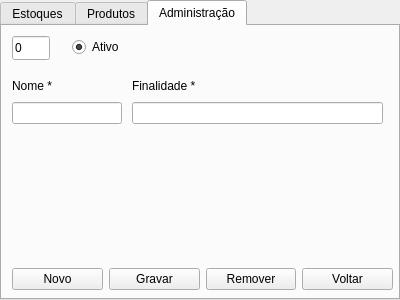
<?xml version="1.0" encoding="UTF-8"?>
<ui version="4.0">
 <class>administracao_estoque</class>
 <widget class="QMainWindow" name="administracao_estoque">
  <property name="geometry">
   <rect>
    <x>0</x>
    <y>0</y>
    <width>400</width>
    <height>300</height>
   </rect>
  </property>
  <property name="windowTitle">
   <string>Administração de estoque</string>
  </property>
  <widget class="QWidget" name="centralwidget">
   <widget class="QTabWidget" name="tabWidget">
    <property name="enabled">
     <bool>true</bool>
    </property>
    <property name="geometry">
     <rect>
      <x>0</x>
      <y>0</y>
      <width>400</width>
      <height>300</height>
     </rect>
    </property>
    <property name="currentIndex">
     <number>2</number>
    </property>
    <widget class="QWidget" name="lista_estoques">
     <attribute name="title">
      <string>Estoques</string>
     </attribute>
     <widget class="QTableWidget" name="tableWidget_estoque">
      <property name="geometry">
       <rect>
        <x>-2</x>
        <y>50</y>
        <width>400</width>
        <height>181</height>
       </rect>
      </property>
      <property name="columnCount">
       <number>7</number>
      </property>
      <column/>
      <column/>
      <column/>
      <column/>
      <column/>
      <column/>
      <column/>
     </widget>
     <widget class="QWidget" name="layoutWidget_12">
      <property name="geometry">
       <rect>
        <x>10</x>
        <y>240</y>
        <width>381</width>
        <height>26</height>
       </rect>
      </property>
      <layout class="QHBoxLayout" name="horizontalLayout_3">
       <item>
        <widget class="QPushButton" name="pushButton_novo_estoque_2">
         <property name="text">
          <string>Novo</string>
         </property>
        </widget>
       </item>
       <item>
        <widget class="QPushButton" name="pushButton_gravar_estoque_2">
         <property name="text">
          <string>Gravar</string>
         </property>
        </widget>
       </item>
       <item>
        <widget class="QPushButton" name="pushButton_remover_estoque_2">
         <property name="enabled">
          <bool>true</bool>
         </property>
         <property name="text">
          <string>Remover</string>
         </property>
        </widget>
       </item>
       <item>
        <widget class="QPushButton" name="pushButton_voltar_estoque_2">
         <property name="text">
          <string>Voltar</string>
         </property>
        </widget>
       </item>
      </layout>
     </widget>
     <widget class="QWidget" name="layoutWidget_2">
      <property name="geometry">
       <rect>
        <x>-2</x>
        <y>12</y>
        <width>397</width>
        <height>26</height>
       </rect>
      </property>
      <layout class="QHBoxLayout" name="horizontalLayout_4">
       <item>
        <widget class="QLabel" name="label_11">
         <property name="text">
          <string/>
         </property>
        </widget>
       </item>
       <item>
        <widget class="QLineEdit" name="lineEdit_pesquisar">
         <property name="enabled">
          <bool>false</bool>
         </property>
         <property name="inputMask">
          <string/>
         </property>
        </widget>
       </item>
       <item>
        <widget class="QPushButton" name="pushButton_pesquisar_2">
         <property name="enabled">
          <bool>false</bool>
         </property>
         <property name="text">
          <string>Pesquisar</string>
         </property>
        </widget>
       </item>
      </layout>
     </widget>
    </widget>
    <widget class="QWidget" name="lista_produtos">
     <property name="enabled">
      <bool>false</bool>
     </property>
     <attribute name="title">
      <string>Produtos</string>
     </attribute>
     <widget class="QTableWidget" name="tableWidget_produtos">
      <property name="geometry">
       <rect>
        <x>-2</x>
        <y>50</y>
        <width>400</width>
        <height>181</height>
       </rect>
      </property>
      <property name="columnCount">
       <number>9</number>
      </property>
      <column/>
      <column/>
      <column/>
      <column/>
      <column/>
      <column/>
      <column/>
      <column/>
      <column/>
     </widget>
     <widget class="QWidget" name="layoutWidget">
      <property name="geometry">
       <rect>
        <x>-2</x>
        <y>12</y>
        <width>397</width>
        <height>26</height>
       </rect>
      </property>
      <layout class="QHBoxLayout" name="horizontalLayout_2">
       <item>
        <widget class="QLabel" name="label_9">
         <property name="text">
          <string/>
         </property>
        </widget>
       </item>
       <item>
        <widget class="QLineEdit" name="lineEdit_pesquisar_descricao">
         <property name="enabled">
          <bool>false</bool>
         </property>
         <property name="inputMask">
          <string/>
         </property>
        </widget>
       </item>
       <item>
        <widget class="QPushButton" name="pushButton_pesquisar">
         <property name="enabled">
          <bool>false</bool>
         </property>
         <property name="text">
          <string>Pesquisar</string>
         </property>
        </widget>
       </item>
      </layout>
     </widget>
     <widget class="QWidget" name="layoutWidget_11">
      <property name="geometry">
       <rect>
        <x>10</x>
        <y>240</y>
        <width>381</width>
        <height>26</height>
       </rect>
      </property>
      <layout class="QHBoxLayout" name="horizontalLayout_5">
       <item>
        <widget class="QPushButton" name="pushButton_remover">
         <property name="enabled">
          <bool>false</bool>
         </property>
         <property name="text">
          <string>Remover</string>
         </property>
        </widget>
       </item>
      </layout>
     </widget>
    </widget>
    <widget class="QWidget" name="administracao">
     <property name="enabled">
      <bool>true</bool>
     </property>
     <attribute name="title">
      <string>Administração</string>
     </attribute>
     <widget class="QLineEdit" name="lineEdit_id_estoque">
      <property name="geometry">
       <rect>
        <x>10</x>
        <y>10</y>
        <width>38</width>
        <height>24</height>
       </rect>
      </property>
      <property name="inputMask">
       <string>9999</string>
      </property>
      <property name="text">
       <string>0</string>
      </property>
      <property name="readOnly">
       <bool>true</bool>
      </property>
     </widget>
     <widget class="QRadioButton" name="radioButton_ativo">
      <property name="geometry">
       <rect>
        <x>70</x>
        <y>10</y>
        <width>91</width>
        <height>22</height>
       </rect>
      </property>
      <property name="text">
       <string>Ativo</string>
      </property>
      <property name="checked">
       <bool>true</bool>
      </property>
     </widget>
     <widget class="QWidget" name="layoutWidget_3">
      <property name="geometry">
       <rect>
        <x>130</x>
        <y>50</y>
        <width>251</width>
        <height>48</height>
       </rect>
      </property>
      <layout class="QVBoxLayout" name="verticalLayout_2">
       <item>
        <widget class="QLabel" name="label_2">
         <property name="text">
          <string>Finalidade *</string>
         </property>
        </widget>
       </item>
       <item>
        <widget class="QLineEdit" name="lineEdit_finalidade"/>
       </item>
      </layout>
     </widget>
     <widget class="QWidget" name="layoutWidget_10">
      <property name="geometry">
       <rect>
        <x>10</x>
        <y>240</y>
        <width>381</width>
        <height>26</height>
       </rect>
      </property>
      <layout class="QHBoxLayout" name="horizontalLayout">
       <item>
        <widget class="QPushButton" name="pushButton_novo_estoque">
         <property name="text">
          <string>Novo</string>
         </property>
        </widget>
       </item>
       <item>
        <widget class="QPushButton" name="pushButton_gravar_estoque">
         <property name="text">
          <string>Gravar</string>
         </property>
        </widget>
       </item>
       <item>
        <widget class="QPushButton" name="pushButton_remover_estoque">
         <property name="enabled">
          <bool>true</bool>
         </property>
         <property name="text">
          <string>Remover</string>
         </property>
        </widget>
       </item>
       <item>
        <widget class="QPushButton" name="pushButton_voltar_estoque">
         <property name="text">
          <string>Voltar</string>
         </property>
        </widget>
       </item>
      </layout>
     </widget>
     <widget class="QWidget" name="layoutWidget">
      <property name="geometry">
       <rect>
        <x>10</x>
        <y>50</y>
        <width>110</width>
        <height>48</height>
       </rect>
      </property>
      <layout class="QVBoxLayout" name="verticalLayout">
       <item>
        <widget class="QLabel" name="label">
         <property name="text">
          <string>Nome *</string>
         </property>
        </widget>
       </item>
       <item>
        <widget class="QLineEdit" name="lineEdit_nome"/>
       </item>
      </layout>
     </widget>
    </widget>
   </widget>
  </widget>
 </widget>
 <tabstops>
  <tabstop>tabWidget</tabstop>
  <tabstop>lineEdit_pesquisar</tabstop>
  <tabstop>pushButton_pesquisar_2</tabstop>
  <tabstop>tableWidget_estoque</tabstop>
  <tabstop>pushButton_novo_estoque_2</tabstop>
  <tabstop>pushButton_gravar_estoque_2</tabstop>
  <tabstop>pushButton_remover_estoque_2</tabstop>
  <tabstop>pushButton_voltar_estoque_2</tabstop>
  <tabstop>lineEdit_pesquisar_descricao</tabstop>
  <tabstop>pushButton_pesquisar</tabstop>
  <tabstop>tableWidget_produtos</tabstop>
  <tabstop>pushButton_remover</tabstop>
  <tabstop>lineEdit_id_estoque</tabstop>
  <tabstop>radioButton_ativo</tabstop>
  <tabstop>lineEdit_nome</tabstop>
  <tabstop>lineEdit_finalidade</tabstop>
  <tabstop>pushButton_novo_estoque</tabstop>
  <tabstop>pushButton_gravar_estoque</tabstop>
  <tabstop>pushButton_remover_estoque</tabstop>
  <tabstop>pushButton_voltar_estoque</tabstop>
 </tabstops>
 <resources/>
 <connections/>
</ui>
